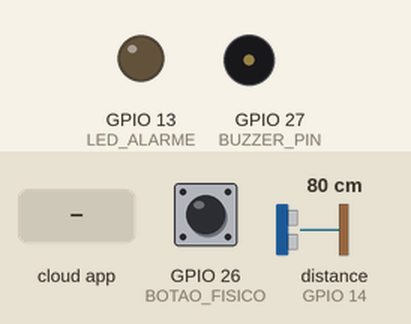
This sketch was run on a simulated ESP32. Shown: output pins drawn as LEDs (lit = HIGH), buzzer (waves = sounding, pin HIGH). The test bench sets the inputs (shaded band); at power-on: distance to the obstacle (sensor on GPIO 14) 80 cm, GPIO 26 (BOTAO_FISICO) LOW. The echo pulse lasts 58.3 µs per cm; what the sketch prints to the serial monitor is not drawn.

Above: at 2.7 s.
2.8 s: the phone or cloud app sets botaoalarme to true
6.2 s: distance to the obstacle (sensor on GPIO 14) set to 17 cm
9.0 s: distance to the obstacle (sensor on GPIO 14) set to 13 cm
At 12.1 s:
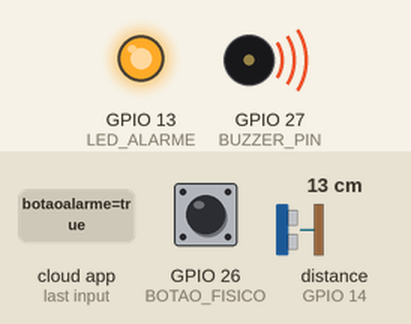
12.4 s: GPIO 26 (BOTAO_FISICO) pulled HIGH for 1.7 s
At 14.9 s:
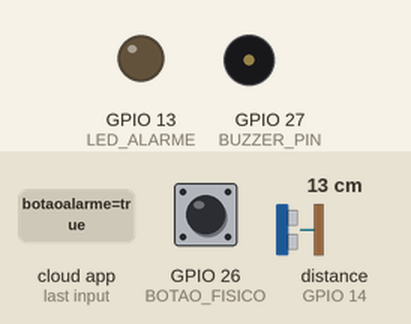
15.7 s: GPIO 26 (BOTAO_FISICO) pulled HIGH for 1.7 s
At 18.7 s:
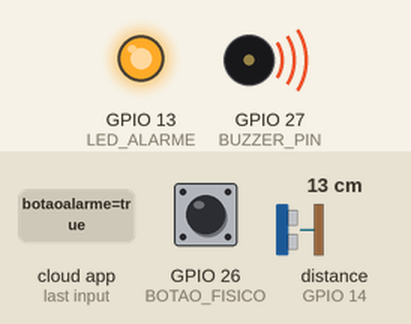
19.0 s: GPIO 26 (BOTAO_FISICO) pulled HIGH for 3.2 s
At 21.3 s:
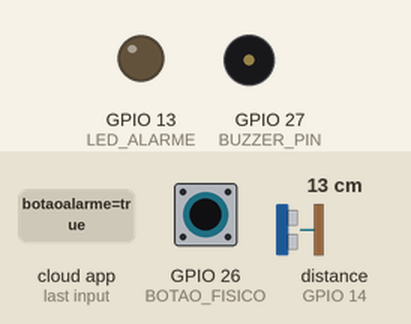
Timing chart, 0 to 22.8 s (numbered marks = the images above; inputs shaded):
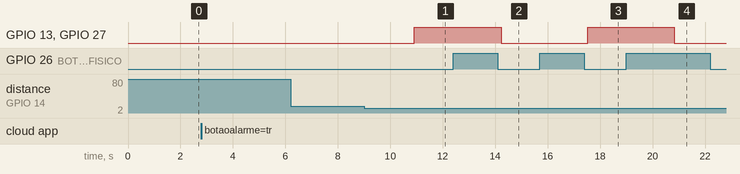

The sketch:

BotaoLed.ino
```cpp
#include <math.h>
#include "AdafruitIO_WiFi.h"
#include "NewPing.h"


#define BUZZER_PIN 27
#define LED_ALARME 13
#define BOTAO_FISICO 26
#define TRIG_PIN 12
#define ECHO_PIN 14

// Configuração do ultrassonico
#define MAX_DISTANCE 100
NewPing sonar(TRIG_PIN, ECHO_PIN, MAX_DISTANCE);

// Configurações da rede WIFI
#define WIFI_SSID "Sem net pra tu"
#define WIFI_PASS "skibidi123"

// Autenticação Adafruit IO
#define IO_USERNAME "Rhuan_IOT"
#define IO_KEY "aio_ZHeY384STUqSUMPwNO4N01KJvOxz"

AdafruitIO_WiFi io(IO_USERNAME, IO_KEY, WIFI_SSID, WIFI_PASS);

#define pinLed 14  //Pino do LED

AdafruitIO_Feed *botaoalarme = io.feed("botaoalarme");
AdafruitIO_Feed *distanciaultrassom = io.feed("distanciaultrassom");

// Variáveis de controle
bool alarmeAtivo = false;
unsigned int distancia = 0;
int LIMITE_DISTANCIA = 15;


void setup() {
  // pinMode(pinLed, OUTPUT);

  pinMode(BUZZER_PIN, OUTPUT);
  pinMode(LED_ALARME, OUTPUT);
  pinMode(BOTAO_FISICO, INPUT);

  Serial.begin(115200);

  while (!Serial)
    ;

  Serial.print("Conectando ao Adafruit IO");
  io.connect();

  while (io.status() < AIO_CONNECTED) {
    Serial.print(".");
    delay(500);
  }

  Serial.println("");
  Serial.println("Adafruit Conectado!");

  // Vincula a função callback ao feed
  botaoalarme->onMessage(handleAlarme);

  Serial.println("Solicitando o estado inicial do alarme");
  botaoalarme->get();

  Serial.println();
  Serial.println(io.statusText());

  // Configuração do callack, quando o feed receber(atualizar) um valor
  // botaoled -> onMessage(handleBotaoLed);
  // Registra a função de callback
  // Ela será chamada sempre que o feed receber um novo dado
}

void loop() {

  // // Manter a conexão com o Adafruit IO ativa
  io.run();

  //leitura do botão físico
  if (digitalRead(BOTAO_FISICO) == 1) {
    delay(200);  // debounce simples
    alarmeAtivo = !alarmeAtivo;

    botaoalarme->save(String(alarmeAtivo ? "true" : "false"));
    Serial.println(alarmeAtivo ? F("Alarme ARMADO pelo botao fisico") : F("Alarme DESARMADO pelo botao fisico"));
  }

  distancia = sonar.ping_cm();
  Serial.print("Distancia lida: ");
  Serial.println(distancia);
  Serial.print(" cm");

  if(distancia != 0){
    // só envia distancias válidas
  distanciaultrassom -> save(distancia);
  }

  //ativação ou desativação do alarme
  if(alarmeAtivo && distancia > 0 && distancia < LIMITE_DISTANCIA) {
    ativarAlerta();
  } else {
    desligarAlerta();
  }

  // Chamada da função publish
  // publicacao();

  // Serial.print(F("Distancia Lida: "));
  // Serial.println(sonar.ping_cm());
  // delay(500);

  delay(3000); // intervalo ideal para a Adafruit
}
```

alarme.ino
```cpp
void handleAlarme(AdafruitIO_Data *data) {
  String valor = data->toString();

  Serial.print(F("valor recebido do feed: "));
  Serial.println(valor);

  if (valor == "true") {
    alarmeAtivo = true;
    Serial.println("Alarme ARMADO pelo dashboard / app");
  } else {
    alarmeAtivo = false;
    Serial.println("Alarme DESARMADO pelo dashboard / app");
  }
}

void ativarAlerta() {
  digitalWrite(BUZZER_PIN, HIGH);
  digitalWrite(LED_ALARME, HIGH);
}

void desligarAlerta() {
  digitalWrite(BUZZER_PIN, LOW);
  digitalWrite(LED_ALARME, LOW);
}
```

buzzer.ino
```cpp
void testeBuzzer() {
  digitalWrite(BUZZER_PIN, HIGH);
  delay(500);
  digitalWrite(BUZZER_PIN, LOW);
  delay(500);
}
```

led.ino
```cpp
void testeLed() {
  digitalWrite(LED_ALARME, HIGH);
  delay(500);
  digitalWrite(LED_ALARME, LOW);
  delay(500);
}
```

pushButton.ino
```cpp
void testeBotao(int pinoBotao) {
  Serial.print(F("Estado Botão: "));
  Serial.println(digitalRead(pinoBotao));
  delay(500);
}
```

subscribe.ino
```cpp
// // Função chamada automaticamente quando o feed receber atualizações
// void handleBotaoLed(AdafruitIO_Data * data){
//   bool botao = data -> toBool();

//   Serial.print("Status: ");
//   Serial.println(botao);

//   // Lógica para acender ou não o LED
//   if(!botao){
//     digitalWrite(pinLed, HIGH);
//   }
//   else{
//     digitalWrite(pinLed, LOW);
//   }
// }
```

Measured:
- the behaviour switches between 15 and 14 cm on distance to the obstacle (sensor on GPIO 14) (found by bisection; images 0 and 1)
- after the input at 2.8 s, every drawn part: stays the same
- after the input at 6.2 s, every drawn part: stays the same
- after the input at 9.0 s, GPIO 13 (LED_ALARME), GPIO 27 (BUZZER_PIN): LOW → HIGH after 1.9 s
- after the input at 12.4 s, GPIO 13 (LED_ALARME), GPIO 27 (BUZZER_PIN): HIGH → LOW after 1.8 s
- after the input at 15.7 s, GPIO 13 (LED_ALARME), GPIO 27 (BUZZER_PIN): LOW → HIGH after 1.8 s
- after the input at 19.0 s, GPIO 13 (LED_ALARME), GPIO 27 (BUZZER_PIN): HIGH → LOW after 1.8 s
